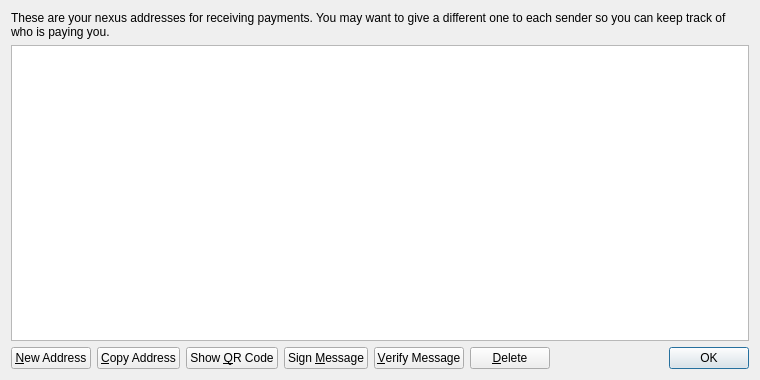
<?xml version="1.0" encoding="UTF-8"?>
<ui version="4.0">
 <class>AddressBookPage</class>
 <widget class="QWidget" name="AddressBookPage">
  <property name="geometry">
   <rect>
    <x>0</x>
    <y>0</y>
    <width>760</width>
    <height>380</height>
   </rect>
  </property>
  <property name="windowTitle">
   <string>Address Book</string>
  </property>
  <layout class="QVBoxLayout" name="verticalLayout">
   <item>
    <widget class="QLabel" name="labelExplanation">
     <property name="text">
      <string>These are your nexus addresses for receiving payments. You may want to give a different one to each sender so you can keep track of who is paying you.</string>
     </property>
     <property name="textFormat">
      <enum>Qt::PlainText</enum>
     </property>
     <property name="wordWrap">
      <bool>true</bool>
     </property>
    </widget>
   </item>
   <item>
    <widget class="QTableView" name="tableView">
     <property name="contextMenuPolicy">
      <enum>Qt::CustomContextMenu</enum>
     </property>
     <property name="toolTip">
      <string>Double-click to edit address or label</string>
     </property>
     <property name="tabKeyNavigation">
      <bool>false</bool>
     </property>
     <property name="alternatingRowColors">
      <bool>true</bool>
     </property>
     <property name="selectionMode">
      <enum>QAbstractItemView::SingleSelection</enum>
     </property>
     <property name="selectionBehavior">
      <enum>QAbstractItemView::SelectRows</enum>
     </property>
     <property name="sortingEnabled">
      <bool>true</bool>
     </property>
     <attribute name="verticalHeaderVisible">
      <bool>false</bool>
     </attribute>
    </widget>
   </item>
   <item>
    <layout class="QHBoxLayout" name="horizontalLayout">
     <item>
      <widget class="QPushButton" name="newAddressButton">
       <property name="toolTip">
        <string>Create a new address</string>
       </property>
       <property name="text">
        <string>&amp;New Address</string>
       </property>
       <property name="icon">
        <iconset resource="../bitcoin.qrc">
         <normaloff>:/icons/add</normaloff>:/icons/add</iconset>
       </property>
      </widget>
     </item>
     <item>
      <widget class="QPushButton" name="copyToClipboard">
       <property name="toolTip">
        <string>Copy the currently selected address to the system clipboard</string>
       </property>
       <property name="text">
        <string>&amp;Copy Address</string>
       </property>
       <property name="icon">
        <iconset resource="../bitcoin.qrc">
         <normaloff>:/icons/editcopy</normaloff>:/icons/editcopy</iconset>
       </property>
      </widget>
     </item>
     <item>
      <widget class="QPushButton" name="showQRCode">
       <property name="text">
        <string>Show &amp;QR Code</string>
       </property>
       <property name="icon">
        <iconset resource="../bitcoin.qrc">
         <normaloff>:/icons/qrcode</normaloff>:/icons/qrcode</iconset>
       </property>
      </widget>
     </item>
     <item>
      <widget class="QPushButton" name="signMessage">
       <property name="toolTip">
        <string>Sign a message to prove you own a nexus address</string>
       </property>
       <property name="text">
        <string>Sign &amp;Message</string>
       </property>
       <property name="icon">
        <iconset resource="../bitcoin.qrc">
         <normaloff>:/icons/edit</normaloff>:/icons/edit</iconset>
       </property>
      </widget>
     </item>
     <item>
      <widget class="QPushButton" name="verifyMessage">
       <property name="toolTip">
        <string>Verify a message to ensure it was signed with a specified nexus address</string>
       </property>
       <property name="text">
        <string>&amp;Verify Message</string>
       </property>
       <property name="icon">
        <iconset resource="../bitcoin.qrc">
         <normaloff>:/icons/transaction_0</normaloff>:/icons/transaction_0</iconset>
       </property>
      </widget>
     </item>
     <item>
      <widget class="QPushButton" name="deleteButton">
       <property name="toolTip">
        <string>Delete the currently selected address from the list</string>
       </property>
       <property name="text">
        <string>&amp;Delete</string>
       </property>
       <property name="icon">
        <iconset resource="../bitcoin.qrc">
         <normaloff>:/icons/remove</normaloff>:/icons/remove</iconset>
       </property>
      </widget>
     </item>
     <item>
      <spacer name="horizontalSpacer">
       <property name="orientation">
        <enum>Qt::Horizontal</enum>
       </property>
       <property name="sizeHint" stdset="0">
        <size>
         <width>40</width>
         <height>20</height>
        </size>
       </property>
      </spacer>
     </item>
     <item>
      <widget class="QDialogButtonBox" name="buttonBox">
       <property name="sizePolicy">
        <sizepolicy hsizetype="Maximum" vsizetype="Fixed">
         <horstretch>0</horstretch>
         <verstretch>0</verstretch>
        </sizepolicy>
       </property>
       <property name="standardButtons">
        <set>QDialogButtonBox::Ok</set>
       </property>
      </widget>
     </item>
    </layout>
   </item>
  </layout>
 </widget>
 <resources>
  <include location="../bitcoin.qrc"/>
 </resources>
 <connections/>
</ui>
